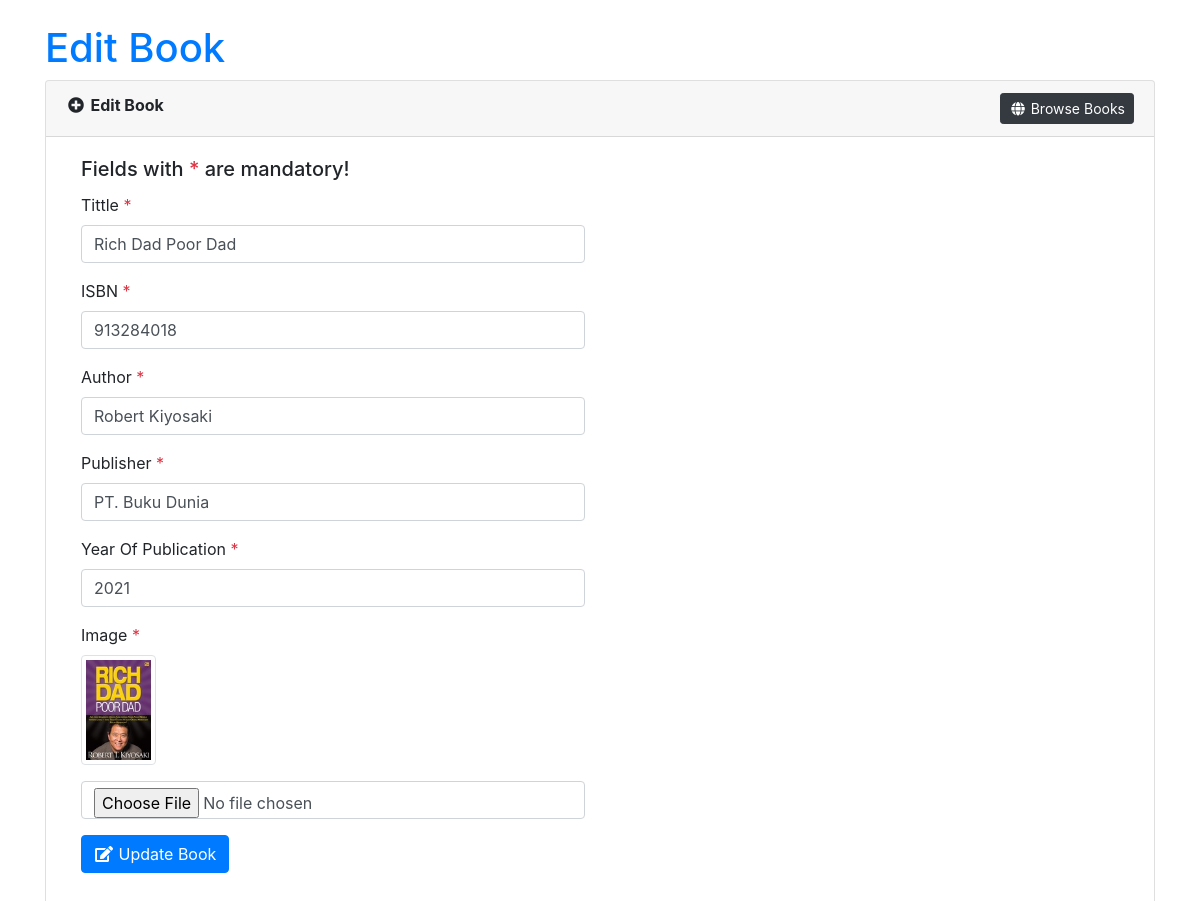
Screenshot of /admin_page/edit-books.php?id=5 (signed in) with the database file from the repository.
### tables this page shows
CREATE TABLE IF NOT EXISTS `books` (
  `id` int(11) NOT NULL AUTO_INCREMENT,
  `judul` varchar(50) DEFAULT NULL,
  `pengarang` varchar(30) DEFAULT NULL,
  `penerbit` varchar(30) DEFAULT NULL,
  `isbn` char(9) DEFAULT NULL,
  `tahun_terbit` year(4) DEFAULT NULL,
  `gambar` varchar(30) DEFAULT NULL,
  PRIMARY KEY (`id`)
);

### functions/functions.php (called while the page is built, shortened)
<?php
$link = mysqli_connect('localhost', 'root', '', 'library');
function tampilData($query)
{
  global $link;
  $result = mysqli_query($link, $query);
  $rows = [];
  while ($row = mysqli_fetch_assoc($result)) {
    $rows[] = $row;
  }
  return $rows;
}

### admin_page/edit-books.php (the view, shortened to what this page needs)
<?php
require_once '../functions/functions.php';
$id = $_GET['id'];
$book = tampilData("SELECT * FROM books WHERE id = $id")[0];
?>
<!doctype html>
<html lang="en-US" xmlns:fb="https://www.facebook.com/2008/fbml" xmlns:addthis="https://www.addthis.com/help/api-spec" prefix="og: http://ogp.me/ns#" class="no-js">
<head>
  <link rel="stylesheet" href="https://stackpath.bootstrapcdn.com/bootstrap/4.2.1/css/bootstrap.min.css">
  <link rel="stylesheet" href="https://use.fontawesome.com/releases/v5.6.3/css/all.css">
</head>
<body>
  <div class="container">
    <h1 class="mt-4"><a href="#" style="text-decoration: none;">Edit Book</a></h1>
    <div class="card">
      <div class="card-header"><i class="fa fa-fw fa-plus-circle"></i> <strong>Edit Book</strong> <a href="index.php" class="float-right btn btn-dark btn-sm"><i class="fa fa-fw fa-globe"></i> Browse Books</a></div>
      <div class="card-body">
        <div class="col-sm-6">
          <h5 class="card-title">Fields with <span class="text-danger">*</span> are mandatory!</h5>
          <form action="" method="POST" enctype="multipart/form-data">
            <div class="form-group">
              <label>Tittle <span class="text-danger">*</span></label>
              <input type="text" name="judul" id="username" class="form-control" value="<?= $book['judul']; ?>" placeholder="Enter Tittle" required autofocus>
            </div>
            <div class="form-group">
              <label>ISBN <span class="text-danger">*</span></label>
              <input type="number" min="0" max="999999999" name="isbn" id="username" class="form-control" value="<?= $book['isbn']; ?>" placeholder="Enter ISBN" required>
            </div>
            <div class="form-group">
              <label>Author <span class="text-danger">*</span></label>
              <input type="text" name="pengarang" id="useremail" class="form-control" value="<?= $book['pengarang']; ?>" placeholder="Enter Author" required>
            </div>
            <div class="form-group">
              <label>Publisher <span class="text-danger">*</span></label>
              <input type="text" class="form-control" value="<?= $book['penerbit']; ?>" name="penerbit" id="userphone" placeholder="Enter Publisher" required>
            </div>
            <div class="form-group">
              <label>Year Of Publication <span class="text-danger">*</span></label>
              <input type="number" min="2000" max="2100" class="form-control" value="<?= $book['tahun_terbit']; ?>" name="tahun_terbit" id="userphone" x-autocompletetype="tel" placeholder="Enter Date" required>
            </div>
            <div class="form-group">
              <label style="display: block;">Image <span class="text-danger">*</span></label>
              <img src="../img/<?= $book['gambar']; ?>" alt="Gambar buku" class="img-thumbnail mb-3" width="75">
              <input type="file" class="form-control" value="<?= $book['gambar']; ?>" name="gambar" id="userphone" placeholder="Enter Image" accept="image/*">
            </div>
            <div class="form-group">
              <button type="submit" name="submit" value="submit" id="submit" class="btn btn-primary"><i class="fa fa-fw fa-edit"></i> Update Book</button>
            </div>
          </form>
        </div>
      </div>
    </div>
  </div>
</body>
</html>

### rows the page displays
books: judul "Rich Dad Poor Dad", isbn "913284018", pengarang "Robert Kiyosaki", penerbit "PT. Buku Dunia", tahun_terbit "2021", gambar (picture)
